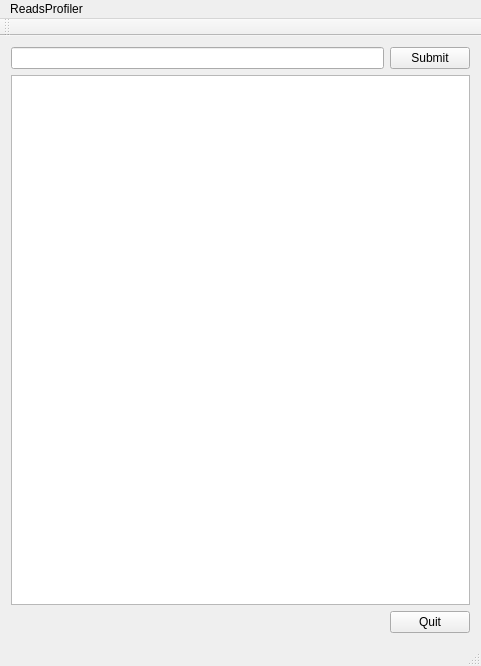
<?xml version="1.0" encoding="UTF-8"?>
<ui version="4.0">
 <class>client</class>
 <widget class="QMainWindow" name="client">
  <property name="geometry">
   <rect>
    <x>0</x>
    <y>0</y>
    <width>481</width>
    <height>666</height>
   </rect>
  </property>
  <property name="windowTitle">
   <string>client</string>
  </property>
  <widget class="QWidget" name="centralWidget">
   <layout class="QGridLayout" name="gridLayout">
    <item row="0" column="0">
     <layout class="QHBoxLayout" name="horizontalLayout">
      <item>
       <widget class="QLineEdit" name="lineEdit"/>
      </item>
     </layout>
    </item>
    <item row="0" column="1">
     <widget class="QPushButton" name="submitButton">
      <property name="text">
       <string>Submit</string>
      </property>
     </widget>
    </item>
    <item row="1" column="0" colspan="2">
     <widget class="QTextBrowser" name="textBrowser"/>
    </item>
    <item row="2" column="1">
     <widget class="QPushButton" name="quitButton">
      <property name="text">
       <string>Quit</string>
      </property>
     </widget>
    </item>
   </layout>
  </widget>
  <widget class="QMenuBar" name="menuBar">
   <property name="geometry">
    <rect>
     <x>0</x>
     <y>0</y>
     <width>481</width>
     <height>24</height>
    </rect>
   </property>
   <widget class="QMenu" name="menuReadsProfiler">
    <property name="title">
     <string>ReadsProfiler</string>
    </property>
   </widget>
   <addaction name="menuReadsProfiler"/>
  </widget>
  <widget class="QToolBar" name="mainToolBar">
   <attribute name="toolBarArea">
    <enum>TopToolBarArea</enum>
   </attribute>
   <attribute name="toolBarBreak">
    <bool>false</bool>
   </attribute>
  </widget>
  <widget class="QStatusBar" name="statusBar"/>
 </widget>
 <layoutdefault spacing="6" margin="11"/>
 <resources/>
 <connections/>
</ui>
